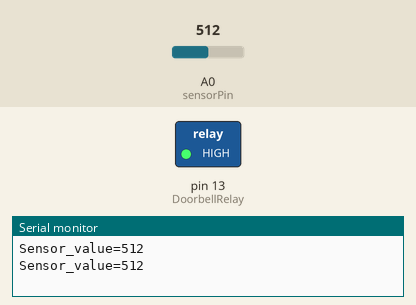
Recording of a sketch running on a simulated Arduino Uno, built with avr-gcc and run on an emulated ATmega328P. On the bench: switched loads named in the sketch (green lamp = pin HIGH), the last lines printed to the serial monitor. The test bench sets the inputs (shaded band); at power-on: A0 (sensorPin) = 512.

Above: at 1.8 s.
1.9 s: A0 (sensorPin) set to 263
3.4 s: A0 (sensorPin) set to 232
At 5.2 s:
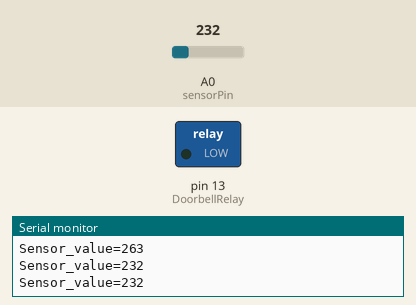
5.5 s: A0 (sensorPin) set to 260
At 6.8 s:
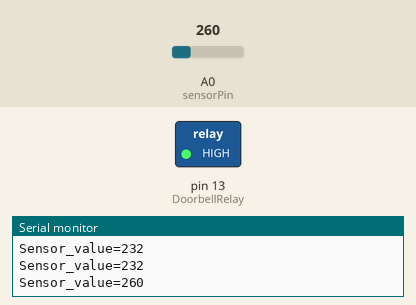
7.5 s: A0 (sensorPin) set to 240
At 8.3 s:
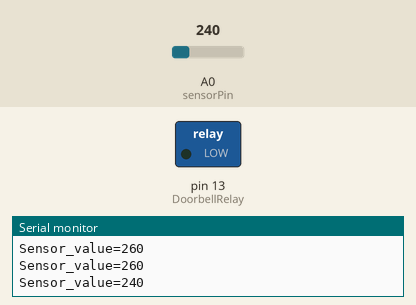
Timing chart, 0 to 10.5 s (numbered marks = the images above; inputs shaded):
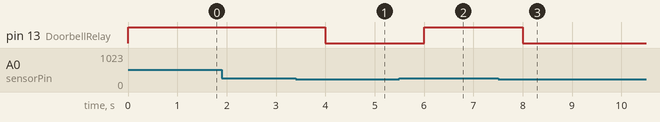

Measured:
- the behaviour switches between 250 and 249 on A0 (sensorPin) (found by bisection; images 0 and 1)
- after the input at 3.4 s, pin 13 (DoorbellRelay): HIGH → LOW after 0.60 s
- after the input at 5.5 s, pin 13 (DoorbellRelay): LOW → HIGH after 0.50 s
- after the input at 7.5 s, pin 13 (DoorbellRelay): HIGH → LOW after 0.50 s

The sketch:

Temperature_Alerting_Doorbell.ino
```cpp
const int DoorbellRelay =  13;
int sensorPin = A0;
int sensorValue = 0;


void setup() {
  // initialize serial:
  Serial.begin(9600);
  pinMode(DoorbellRelay, OUTPUT);
}

void loop() {
    sensorValue = analogRead(sensorPin);
    Serial.print("Sensor_value=");
    Serial.println(sensorValue);
    if(sensorValue>=250){digitalWrite(DoorbellRelay,HIGH);}
    else{digitalWrite(DoorbellRelay,LOW);}
    delay(1000);
}
```
